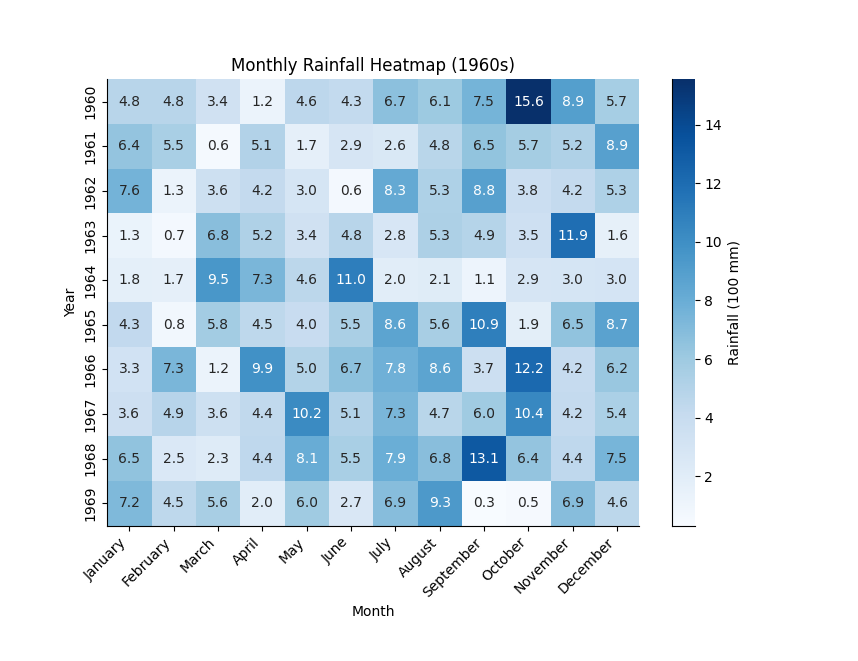

This figure's Python source:
import pandas as pd
import seaborn as sns
import matplotlib.pyplot as plt

# Read and prepare the data
df = pd.read_csv('london_rainfall.csv')
df = df[(df['Year'] <= 1969)]

# Pivot data to prepare for heatmap
df_heatmap = df.set_index('Year').loc[:, 'January':'December']

# Convert rainfall to units of 100 mm
df_heatmap = df_heatmap / 100

# Plot heatmap with annotations
sns.heatmap(df_heatmap, cmap='Blues', annot=True,
            fmt=".1f", cbar_kws={'label': 'Rainfall (100 mm)'})

plt.title('Monthly Rainfall Heatmap (1960s)')
plt.xticks(rotation=45, ha='right')
plt.xlabel('Month')
plt.ylabel('Year')
# Rotate x-axis labels
sns.despine()
plt.show()
